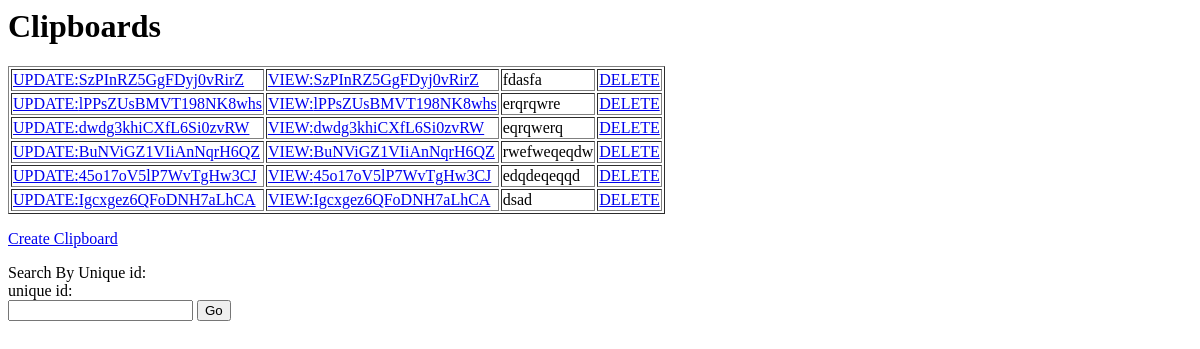
Before: / with the older database file.
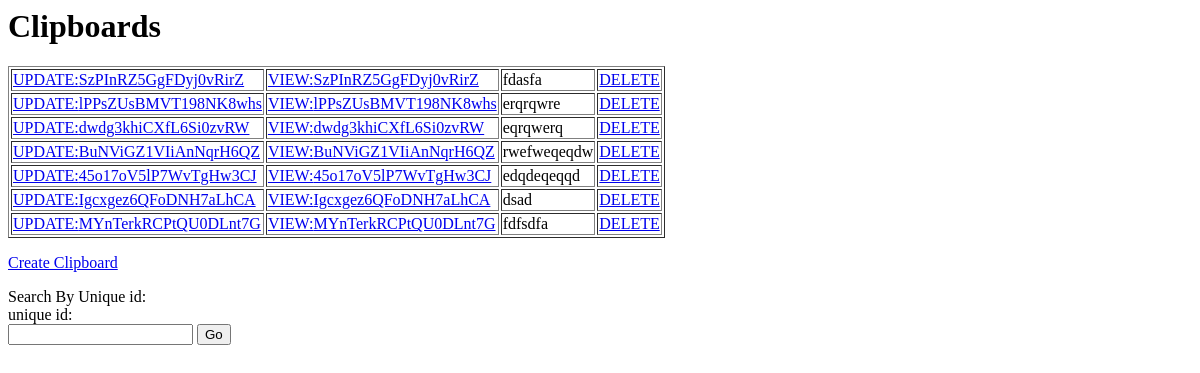
After: the same page with the newer database file.
### clipboards/models.py (models this page shows)
class Clipboards(models.Model):
  id = models.IntegerField(primary_key=True, auto_created=True, unique=True)
  ui = models.CharField(max_length=255)#primary_key=True, max_length=255, unique=True)                           #autogenerated
  user_id = models.IntegerField(default=0)                    #for later use
  passcode = models.CharField(max_length=30)                      #for later use
  passcode_hint = models.CharField(max_length=255)                #for later use
  content = models.TextField()                                    #user generated
  times_viewed = models.IntegerField(default=0)    #start at zero
  date_created = models.DateTimeField(auto_now=True)                      #auto generated
  minutes_until_expired = models.IntegerField(default=1440, validators=[MinValueValidator(1), MaxValueValidator(525600)])

### clipboards/views.py (the view)
# urls.py: path('', views.index, name='index'),
def index(request):
    allclipboards = Clipboards.objects.all().values()
    template = loader.get_template('index.html')
    context = {
        'allclipboards': allclipboards,
    }
    return HttpResponse(template.render(context, request))

### clipboards/templates/index.html (shortened to what this page needs)
<h1>Clipboards</h1>
<table border="1">
{% for x in allclipboards %}
<tr>
<td><a href="update/{{ x.ui }}">UPDATE:{{ x.ui }}</a></td>
<td><a href="view/{{ x.ui }}">VIEW:{{ x.ui }}</a></td>
<td>{{ x.content }}</td>
<td><a href="delete/{{ x.ui }}">DELETE</a></td>
</tr>
{% endfor %}
</table>
<p>
<a href="add/">Create Clipboard</a>
</p>
Search By Unique id:<br>
<form action="search/" method="post">
unique id: <br>
<input name="ui">
<input type="submit" value="Go">
</form>

Changed rows visible on the page:
added Clipboards: ui "MYnTerkRCPtQU0DLnt7G", content "fdfsdfa"
